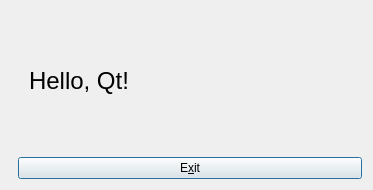
<?xml version="1.0" encoding="UTF-8"?>
<ui version="4.0">
 <class>mainForm</class>
 <widget class="QWidget" name="mainForm">
  <property name="geometry">
   <rect>
    <x>0</x>
    <y>0</y>
    <width>373</width>
    <height>190</height>
   </rect>
  </property>
  <property name="windowTitle">
   <string>Minimum Qt desktop application</string>
  </property>
  <layout class="QVBoxLayout" name="mainLayout" stretch="0,0">
   <item>
    <widget class="QScrollArea" name="scrollArea">
     <property name="frameShape">
      <enum>QFrame::NoFrame</enum>
     </property>
     <property name="widgetResizable">
      <bool>true</bool>
     </property>
     <widget class="QWidget" name="scrollAreaWidgetContents">
      <layout class="QVBoxLayout" name="verticalLayout">
       <item>
        <spacer name="topVerticalSpacer">
         <property name="orientation">
          <enum>Qt::Vertical</enum>
         </property>
        </spacer>
       </item>
       <item>
        <layout class="QHBoxLayout" name="horizontalLayout">
         <item>
          <spacer name="leftHorizontalSpacer">
           <property name="orientation">
            <enum>Qt::Horizontal</enum>
           </property>
          </spacer>
         </item>
         <item>
          <widget class="QLabel" name="helloLabel">
           <property name="font">
            <font>
             <pointsize>18</pointsize>
            </font>
           </property>
           <property name="text">
            <string>Hello, Qt!</string>
           </property>
          </widget>
         </item>
         <item>
          <spacer name="rightHorizontalSpacer">
           <property name="orientation">
            <enum>Qt::Horizontal</enum>
           </property>
          </spacer>
         </item>
        </layout>
       </item>
       <item>
        <spacer name="bottomVerticalSpacer">
         <property name="orientation">
          <enum>Qt::Vertical</enum>
         </property>
        </spacer>
       </item>
      </layout>
     </widget>
    </widget>
   </item>
   <item>
    <layout class="QHBoxLayout" name="controlButtonLayout" stretch="0,0">
     <item>
      <spacer name="controlButtonSpacer">
       <property name="orientation">
        <enum>Qt::Horizontal</enum>
       </property>
      </spacer>
     </item>
     <item>
      <widget class="QPushButton" name="exitButton">
       <property name="text">
        <string>E&amp;xit</string>
       </property>
       <property name="shortcut">
        <string>Ctrl+Q</string>
       </property>
       <property name="default">
        <bool>true</bool>
       </property>
      </widget>
     </item>
    </layout>
   </item>
  </layout>
 </widget>
 <layoutdefault spacing="6" margin="11"/>
 <tabstops>
  <tabstop>exitButton</tabstop>
  <tabstop>scrollArea</tabstop>
 </tabstops>
 <resources/>
 <connections>
  <connection>
   <sender>exitButton</sender>
   <signal>clicked()</signal>
   <receiver>mainForm</receiver>
   <slot>close()</slot>
   <hints>
    <hint type="sourcelabel">
     <x>362</x>
     <y>376</y>
    </hint>
    <hint type="destinationlabel">
     <x>368</x>
     <y>400</y>
    </hint>
   </hints>
  </connection>
 </connections>
</ui>
